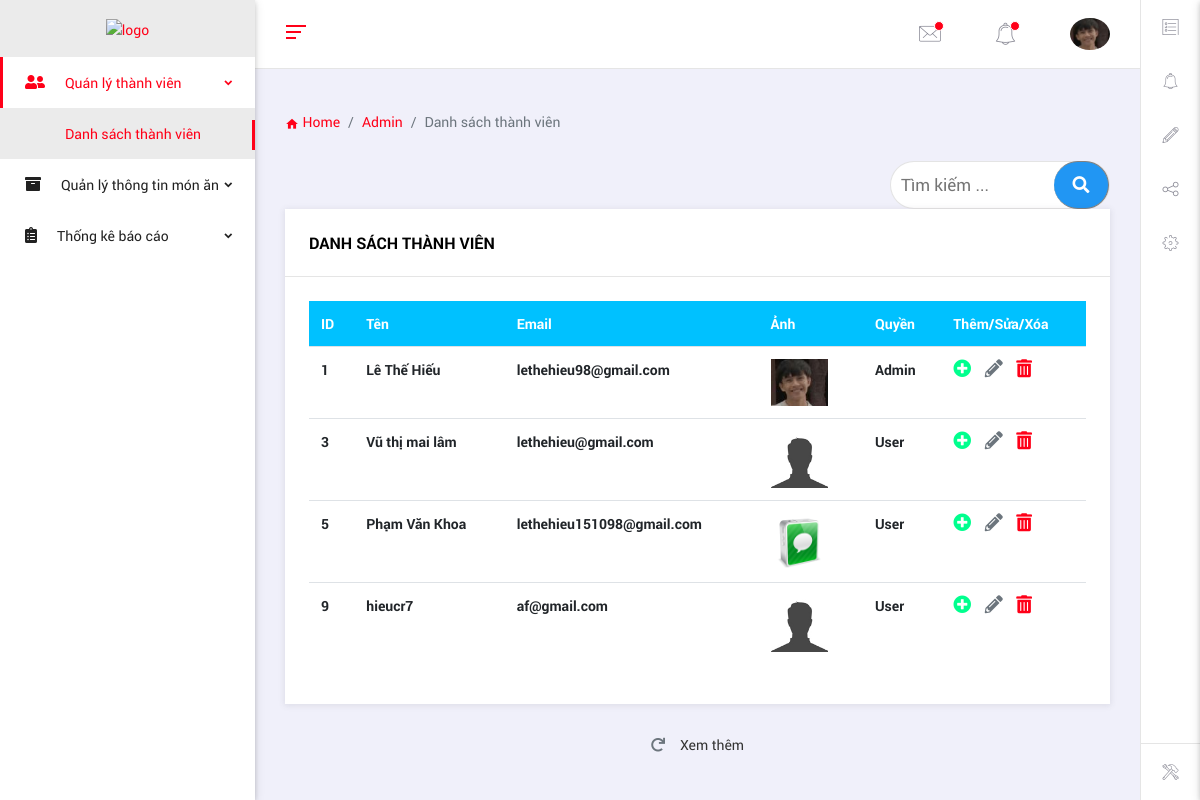
Page /php/admin/pages/customer/danhsachthanhvien.php (signed in) on the committed database.
### tables this page shows
CREATE TABLE `thanhvien` (
  `id` int(11) NOT NULL,
  `ten` varchar(255) DEFAULT NULL,
  `username` varchar(255) DEFAULT NULL,
  `password` varchar(255) DEFAULT NULL,
  `role` int(11) DEFAULT NULL,
  `image` varchar(255) DEFAULT NULL,
  `email` varchar(255) DEFAULT NULL
);

### php/admin/pages/customer/danhsachthanhvien.php (the view, shortened to what this page needs)
<!DOCTYPE html>
<html lang="en">
<head>
  <link href="../../vendors/iconic-fonts/font-awesome/css/all.min.css" rel="stylesheet">
  <link rel="stylesheet" href="../../vendors/iconic-fonts/flat-icons/flaticon.css">
  <link rel="stylesheet" href="../../vendors/iconic-fonts/cryptocoins/cryptocoins.css">
  <link rel="stylesheet" href="../../vendors/iconic-fonts/cryptocoins/cryptocoins-colors.css">
  <link href="../../assets/css/bootstrap.min.css" rel="stylesheet">
  <link href="../../assets/css/jquery-ui.min.css" rel="stylesheet">
  <link href="../../assets/css/slick.css" rel="stylesheet">
  <link href="../../assets/css/style.css" rel="stylesheet">
</head>
<body class="ms-body ms-aside-left-open ms-primary-theme ms-has-quickbar">
  <aside id="ms-side-nav" class="side-nav fixed ms-aside-scrollable ms-aside-left">
    <div class="logo-sn ms-d-block-lg">
      <a class="pl-0 ml-0 text-center" href="../../index.php">    <img src="http://mauweb.monamedia.net/vuonrau/wp-content/uploads/2019/05/mona-2.png" alt="logo" style="max-width: 95px;">
       </a>
    </div>
    <ul class="accordion ms-main-aside fs-14" id="side-nav-accordion">
      <li class="menu-item">
        <a href="#" class="has-chevron" data-toggle="collapse" data-target="#dashboard" aria-expanded="false" aria-controls="dashboard"><span><i class="fas fa-user-friends fs-16"></i>Quán lý thành viên</span>
        </a>
        <ul id="dashboard" class="collapse" aria-labelledby="dashboard" data-parent="#side-nav-accordion">
          <li> <a href="danhsachthanhvien.php">Danh sách thành viên</a>
          </li>
        </ul>
      </li>
      <li class="menu-item">
        <a href="#" class="has-chevron" data-toggle="collapse" data-target="#product" aria-expanded="false" aria-controls="product"> <span><i class="fa fa-archive fs-16"></i>Quản lý thông tin món ăn</span>
        </a>
      </li>
      <li class="menu-item">
        <a href="#" class="has-chevron" data-toggle="collapse" data-target="#thongke" aria-expanded="false" aria-controls="product"> <span><i class="fas fa-clipboard-list fs-16"></i>Thống kê báo cáo</span>
        </a>
      </li>
    </ul>
  </aside>
  <main class="body-content">
    <nav class="navbar ms-navbar">
      <div class="ms-aside-toggler ms-toggler pl-0" data-target="#ms-side-nav" data-toggle="slideLeft">
        <span class="ms-toggler-bar bg-primary"></span>
        <span class="ms-toggler-bar bg-primary"></span>
        <span class="ms-toggler-bar bg-primary"></span>
      </div>
      <ul class="ms-nav-list ms-inline mb-0" id="ms-nav-options">
 <li class="ms-nav-item dropdown"> <a href="#" class="text-disabled ms-has-notification" id="mailDropdown" data-toggle="dropdown" aria-haspopup="true" aria-expanded="false"><i class="flaticon-mail"></i></a>
 </li>
 <li class="ms-nav-item dropdown"> <a href="#" class="text-disabled ms-has-notification" id="notificationDropdown" data-toggle="dropdown" aria-haspopup="true" aria-expanded="false"><i class="flaticon-bell"></i></a>
 </li>
 <li class="ms-nav-item ms-nav-user dropdown">
   <a href="#" id="userDropdown" data-toggle="dropdown" aria-haspopup="true" aria-expanded="false">
     <img class="ms-user-img ms-img-round float-right" src="../../../../images/<?php echo $_SESSION['image'] ?>" alt="people">
   </a>
 </li>
</ul>
    </nav>
    <div class="ms-content-wrapper box">
      <div class="row">
        <div class="col-md-12">
          <nav aria-label="breadcrumb">
            <ol class="breadcrumb pl-0">
              <li class="breadcrumb-item"><a href="#"><i class="material-icons">home</i> Home</a></li>
              <li class="breadcrumb-item"><a href="#">Admin</a></li>
              <li class="breadcrumb-item active" aria-current="page">Danh sách thành viên</li>
            </ol>
          </nav>
        </div>
            <div class="col-md-12 text-right tool-datagrid">
              <div class="col col-sm-8">
              </div>
              <div class="col col-sm-4 setform" >
              <form class="example">
                  <input type="text" class="timkiemtv" placeholder="Tìm kiếm ..." name="timkiemtv">
                  <button class="timkiem" type="button"><i class="fa fa-search"></i></button>
              </form>
              </div>
            </div>
        <div class="col-md-12">
     <?php
        $dbhost= "localhost";
        $dbUser = "root" ;
        $dbPass ="";
        $dbName ="qlsp";
        $conn = mysqli_connect($dbhost,$dbUser,$dbPass,$dbName);
        $sql = "select * from thanhvien limit 0,5";
        $query = mysqli_query($conn,$sql);
        $sql2 = "select * from thanhvien ";
        $query2 = mysqli_query($conn,$sql2);
        $tongslbanghi = mysqli_num_rows($query2);
        $sopage = ceil($tongslbanghi/5);
     ?>
        <div class="ms-panel">
          <div class="ms-panel-header">
            <h6>Danh sách thành viên</h6>
          </div>
          <div class="ms-panel-body">
            <div class="table-responsive">
              <table class="table table-hover thead-primary">
                <thead >
                  <tr style="    background: #00c1ff;">
                    <th scope="col">ID </th>
                    <th scope="col">Tên </th>
                    <th scope="col">Email</th>
                    <th scope="col">Ảnh</th>
                    <th scope="col">Quyền</th>
                    <th scope="col">Thêm/Sửa/Xóa</th>
                  </tr>
                </thead>
                <tbody class="appendl">
                  <?php
                     while($row= mysqli_fetch_array($query)) {
                  ?>
                  <tr>
                    <th scope="row"> <?php echo $row['id']; ?></th>
                    <th scope="row"> <?php echo $row['ten']; ?></th>
                    <th scope="row"> <?php echo $row['email']; ?></th>
                   <th scope="row"><img src="/PHP_BAI3/images/<?php echo $row['image'] ?>" style="max-width: 57px;border-radius: 0%;"></th>
                   <?php
                      if($row['role'] ==1) {
                       echo '<th>Admin</th>';
                      }else {
                        echo '<th>User</th>';
                      }
                    ?>
                    <td>
                      <a href="#"><i data-toggle="modal" data-target="#myModal" class="fa fa-plus-circle" aria-hidden="true" style="color: #00ff8e;"></i></a>
                      <a href="suathanhvien.php?id=<?php echo $row['id'];?>"><i class="fas fa-pencil-alt text-secondary chinhsua" id="<?php echo $row['id'];?>"></i></a>
                      <a href="#"><i class="fas fa-trash-alt xoa" id="<?php echo $row['id'];?>" onclick="xoathanhvien(this)"></i></a>
                      </td>
                  </tr>
                  <?php
                     }
                  ?>
                </tbody>
              </table>
            </div>
          </div>
        </div>
        <div class="col-xl-12 col-md-12">
          <div class="load">
            <i class="fas fa-redo alt  space text-muted" aria-hidden="true"></i><span class="xemthem" sopage=<?php echo $sopage; ?> onclick="xemthem(this)">Xem thêm</span>
          </div>
        </div>
      </div>
    </div>
  </main>
  <aside id="ms-quick-bar" class="ms-quick-bar fixed ms-d-block-lg">
    <ul class="nav nav-tabs ms-quick-bar-list" role="tablist">
      <li class="ms-quick-bar-item ms-has-qa" role="presentation" data-toggle="tooltip" data-placement="left" title="Launch To-do-list" data-title="To-do-list">
        <a href="#qa-toDo" aria-controls="qa-toDo" role="tab" data-toggle="tab">
          <i class="flaticon-list"></i>
        </a>
      </li>
      <li class="ms-quick-bar-item ms-has-qa" role="presentation" data-toggle="tooltip" data-placement="left" title="Launch Reminders" data-title="Reminders">
        <a href="#qa-reminder" aria-controls="qa-reminder" role="tab" data-toggle="tab">
          <i class="flaticon-bell"></i>
        </a>
      </li>
      <li class="ms-quick-bar-item ms-has-qa" role="presentation" data-toggle="tooltip" data-placement="left" title="Launch Notes" data-title="Notes">
        <a href="#qa-notes" aria-controls="qa-notes" role="tab" data-toggle="tab">
          <i class="flaticon-pencil"></i>
        </a>
      </li>
      <li class="ms-quick-bar-item ms-has-qa" role="presentation" data-toggle="tooltip" data-placement="left" title="Invite Members" data-title="Invite Members">
        <a href="#qa-invite" aria-controls="qa-invite" role="tab" data-toggle="tab">
          <i class="flaticon-share-1"></i>
        </a>
      </li>
      <li class="ms-quick-bar-item ms-has-qa" role="presentation" data-toggle="tooltip" data-placement="left" title="Settings" data-title="Settings">
        <a href="#qa-settings" aria-controls="qa-settings" role="tab" data-toggle="tab">
          <i class="flaticon-gear"></i>
        </a>
      </li>
    </ul>
    <div class="ms-configure-qa" data-toggle="tooltip" data-placement="left" title="Configure Quick Access">
      <a href="#">
        <i class="flaticon-hammer"></i>
      </a>
    </div>
  </aside>
</body>
</html>

### php/admin/pages/customer/danhsachthanhvien.php (style rules this page uses)
form.example input[type=text] { border-radius: 29px; padding: 10px; font-size: 17px; border: 1px solid #80808036; float: left; width: 80%; background: white; }
form.example button { border-radius: 29px; float: left; width: 20%; padding: 10px; background: #2196F3; color: white; font-size: 17px; border: 1px solid grey; border-left: none; cursor: pointer; right: 56px; position: relative; }
.setform { position: relative; float: right; padding: 0px !important; left: 55px; }
form.example::after { content: ""; clear: both; display: table; }

### rows in the picture
thanhvien: id "1", ten "Lê Thế Hiếu", email "lethehieu98@gmail.com", image (picture), role "Admin"
thanhvien: id "3", ten "Vũ thị mai lâm", email "lethehieu@gmail.com", image (placeholder picture), role "User"
thanhvien: id "5", ten "Phạm Văn Khoa", email "lethehieu151098@gmail.com", image (picture), role "User"
thanhvien: id "9", ten "hieucr7", email "af@gmail.com", image (placeholder picture), role "User"
